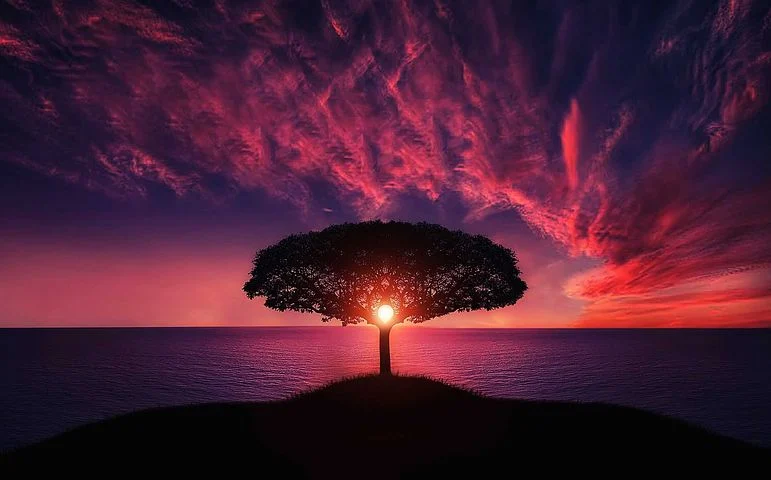
#> input picture testImage1.jpg, 771 x 480 px
$ python gamma.py
#> lines starting #> are read from the running program, lines starting #| are printed output that depends on the picture
"""
        '########:'##::::'##::::'##:::
         ##.....::. ##::'##:::'####:::
         ##::::::::. ##'##::::.. ##:::
         ######:::::. ###::::::: ##:::
         ##...:::::: ## ##:::::: ##:::
         ##:::::::: ##:. ##::::: ##:::
         ########: ##:::. ##::'######:
        ........::..:::::..:::......::
"""
import cv2
import numpy as np


def gammaDisplay(img_path: str, rep: int):
    """
    GUI for gamma correction
    :param img_path: Path to the image
    :param rep: grayscale(1) or RGB(2)
    :return: None
    """
#> called with img_path = 'testImage1.jpg', rep = 2

    img = cv2.imread(img_path)
#> img is the input picture: shape (480, 771, 3); mean B, G, R 51.4, 30.3, 73.8

    # gray format
    if rep == 1:
        img = cv2.cvtColor(img, cv2.COLOR_BGR2GRAY)

    # gamma window
    title = 'Gamma Display'
    controller = 'Gamma'
    cv2.namedWindow(title)
    cv2.createTrackbar(controller, title, 0, 100, temp)

    while True:
        # specific brightness that the user stand on in the scale
        gamma_pos = cv2.getTrackbarPos(controller, title)
        gamma_pos = gamma_pos / 100 * (2 - 0.01)

        if gamma_pos == 0:
            gamma_pos = 0.01

        invGamma = 1.0 / gamma_pos
        # create new image and display it
        table = np.array([((i / 255.0) ** invGamma) * 255 for i in np.arange(0, 256)]).astype("uint8")
        newImg = cv2.LUT(img, table)
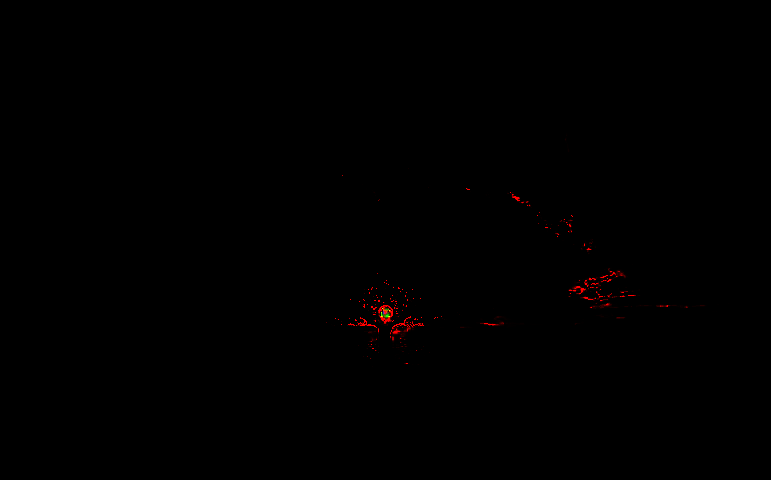
#> newImg: shape (480, 771, 3); mean B, G, R 0, 0, 0.6
        cv2.imshow(title, newImg)

        # How smooth will be the transition between the images
        cv2.waitKey(1)

        # breakepoint
        if cv2.getWindowProperty(title, cv2.WND_PROP_VISIBLE) == 0:
            break

    cv2.destroyAllWindows()


def temp(i):
    pass


def main():
    gammaDisplay('testImage1.jpg', 2)


if __name__ == '__main__':
    main()

$ run again, with testImage2.jpg copied over testImage1.jpg
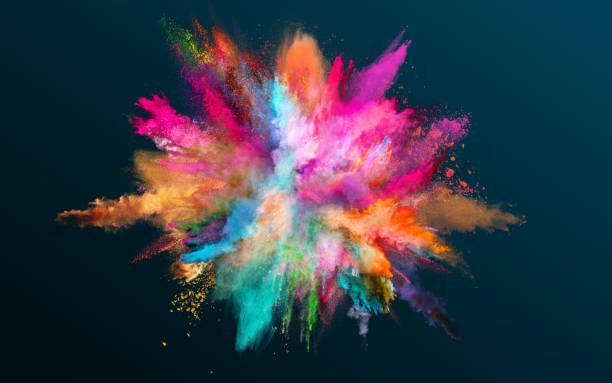
#> input picture testImage2.jpg, 612 x 383 px
#> in gammaDisplay, img is the input picture: shape (383, 612, 3); mean B, G, R 72, 58.5, 52.8
#> in gammaDisplay, `newImg = cv2.LUT(img, table)`:
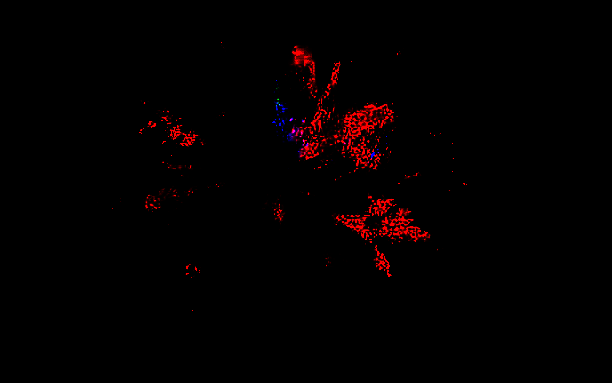
#> newImg: shape (383, 612, 3); mean B, G, R 0.2, 0, 3.7
